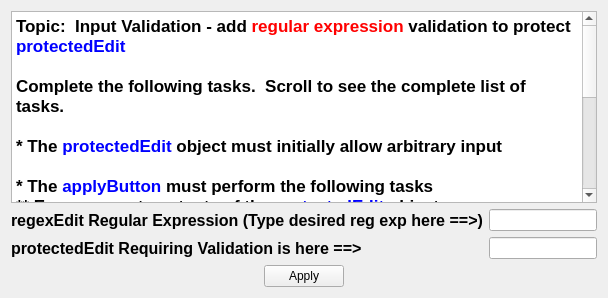
      <widget class="QWidget" name="tab_3">
       <attribute name="title">
        <string>P04</string>
       </attribute>
       <layout class="QVBoxLayout" name="verticalLayout_6">
        <item>
         <widget class="QTextBrowser" name="textBrowser_11">
          <property name="html">
           <string>&lt;!DOCTYPE HTML PUBLIC &quot;-//W3C//DTD HTML 4.0//EN&quot; &quot;http://www.w3.org/TR/REC-html40/strict.dtd&quot;&gt;
&lt;html&gt;&lt;head&gt;&lt;meta name=&quot;qrichtext&quot; content=&quot;1&quot; /&gt;&lt;style type=&quot;text/css&quot;&gt;
p, li { white-space: pre-wrap; }
&lt;/style&gt;&lt;/head&gt;&lt;body style=&quot; font-family:'Cantarell'; font-size:11pt; font-weight:400; font-style:normal;&quot;&gt;
&lt;p style=&quot; margin-top:0px; margin-bottom:0px; margin-left:0px; margin-right:0px; -qt-block-indent:0; text-indent:0px;&quot;&gt;&lt;span style=&quot; font-family:'.Lucida Grande UI'; font-size:13pt; font-weight:600;&quot;&gt;Topic:  &lt;/span&gt;&lt;span style=&quot; font-family:'.Lucida Grande UI'; font-size:13pt; font-weight:600; color:#000000;&quot;&gt;Input Validation - add &lt;/span&gt;&lt;span style=&quot; font-family:'.Lucida Grande UI'; font-size:13pt; font-weight:600; color:#ff0000;&quot;&gt;regular expression&lt;/span&gt;&lt;span style=&quot; font-family:'.Lucida Grande UI'; font-size:13pt; font-weight:600; color:#000000;&quot;&gt; validation to protect &lt;/span&gt;&lt;span style=&quot; font-family:'.Lucida Grande UI'; font-size:13pt; font-weight:600; color:#0000ff;&quot;&gt;protectedEdit&lt;/span&gt;&lt;/p&gt;
&lt;p style=&quot;-qt-paragraph-type:empty; margin-top:0px; margin-bottom:0px; margin-left:0px; margin-right:0px; -qt-block-indent:0; text-indent:0px; font-family:'.Lucida Grande UI'; font-size:13pt; font-weight:600;&quot;&gt;&lt;br /&gt;&lt;/p&gt;
&lt;p style=&quot; margin-top:0px; margin-bottom:0px; margin-left:0px; margin-right:0px; -qt-block-indent:0; text-indent:0px;&quot;&gt;&lt;span style=&quot; font-family:'.Lucida Grande UI'; font-size:13pt; font-weight:600;&quot;&gt;Complete the following tasks.  Scroll to see the complete list of tasks.&lt;/span&gt;&lt;/p&gt;
&lt;p style=&quot;-qt-paragraph-type:empty; margin-top:0px; margin-bottom:0px; margin-left:0px; margin-right:0px; -qt-block-indent:0; text-indent:0px; font-family:'.SF NS Text'; font-size:13pt;&quot;&gt;&lt;br /&gt;&lt;/p&gt;
&lt;p style=&quot; margin-top:0px; margin-bottom:0px; margin-left:0px; margin-right:0px; -qt-block-indent:0; text-indent:0px;&quot;&gt;&lt;span style=&quot; font-family:'.Lucida Grande UI'; font-size:13pt; font-weight:600; color:#000000;&quot;&gt;* The &lt;/span&gt;&lt;span style=&quot; font-family:'.Lucida Grande UI'; font-size:13pt; font-weight:600; color:#0000ff;&quot;&gt;protectedEdit&lt;/span&gt;&lt;span style=&quot; font-family:'.Lucida Grande UI'; font-size:13pt; font-weight:600; color:#000000;&quot;&gt; object must initially allow arbitrary input&lt;/span&gt;&lt;/p&gt;
&lt;p style=&quot;-qt-paragraph-type:empty; margin-top:0px; margin-bottom:0px; margin-left:0px; margin-right:0px; -qt-block-indent:0; text-indent:0px; font-family:'.Lucida Grande UI'; font-size:13pt; font-weight:600; color:#000000;&quot;&gt;&lt;br /&gt;&lt;/p&gt;
&lt;p style=&quot; margin-top:0px; margin-bottom:0px; margin-left:0px; margin-right:0px; -qt-block-indent:0; text-indent:0px;&quot;&gt;&lt;span style=&quot; font-family:'.Lucida Grande UI'; font-size:13pt; font-weight:600; color:#000000;&quot;&gt;* The &lt;/span&gt;&lt;span style=&quot; font-family:'.Lucida Grande UI'; font-size:13pt; font-weight:600; color:#0000ff;&quot;&gt;applyButton&lt;/span&gt;&lt;span style=&quot; font-family:'.Lucida Grande UI'; font-size:13pt; font-weight:600; color:#000000;&quot;&gt; must perform the following tasks&lt;/span&gt;&lt;/p&gt;
&lt;p style=&quot; margin-top:0px; margin-bottom:0px; margin-left:0px; margin-right:0px; -qt-block-indent:0; text-indent:0px;&quot;&gt;&lt;span style=&quot; font-family:'.Lucida Grande UI'; font-size:13pt; font-weight:600; color:#000000;&quot;&gt;** Erase current contents of the &lt;/span&gt;&lt;span style=&quot; font-family:'.Lucida Grande UI'; font-size:13pt; font-weight:600; color:#0000ff;&quot;&gt;protectedEdit&lt;/span&gt;&lt;span style=&quot; font-family:'.Lucida Grande UI'; font-size:13pt; font-weight:600; color:#000000;&quot;&gt; object&lt;/span&gt;&lt;/p&gt;
&lt;p style=&quot; margin-top:0px; margin-bottom:0px; margin-left:0px; margin-right:0px; -qt-block-indent:0; text-indent:0px;&quot;&gt;&lt;span style=&quot; font-family:'.Lucida Grande UI'; font-size:13pt; font-weight:600; color:#000000;&quot;&gt;** Use the regular expression typed into the &lt;/span&gt;&lt;span style=&quot; font-family:'.Lucida Grande UI'; font-size:13pt; font-weight:600; color:#0000ff;&quot;&gt;regexEdit&lt;/span&gt;&lt;span style=&quot; font-family:'.Lucida Grande UI'; font-size:13pt; font-weight:600; color:#000000;&quot;&gt; object to validate inputs into the &lt;/span&gt;&lt;span style=&quot; font-family:'.Lucida Grande UI'; font-size:13pt; font-weight:600; color:#0000ff;&quot;&gt;protectedEdit&lt;/span&gt;&lt;span style=&quot; font-family:'.Lucida Grande UI'; font-size:13pt; font-weight:600; color:#000000;&quot;&gt; object&lt;/span&gt;&lt;/p&gt;
&lt;p style=&quot;-qt-paragraph-type:empty; margin-top:0px; margin-bottom:0px; margin-left:0px; margin-right:0px; -qt-block-indent:0; text-indent:0px; font-family:'.Lucida Grande UI'; font-size:13pt; font-weight:600; color:#000000;&quot;&gt;&lt;br /&gt;&lt;/p&gt;
&lt;p style=&quot; margin-top:0px; margin-bottom:0px; margin-left:0px; margin-right:0px; -qt-block-indent:0; text-indent:0px;&quot;&gt;&lt;span style=&quot; font-family:'.Lucida Grande UI'; font-size:13pt; font-weight:600; color:#000000;&quot;&gt;* &lt;/span&gt;&lt;span style=&quot; font-family:'.Lucida Grande UI'; font-size:13pt; font-weight:600; color:#ff001e;&quot;&gt;After application of the new regular expression, &lt;/span&gt;&lt;span style=&quot; font-family:'.Lucida Grande UI'; font-size:13pt; font-weight:600; color:#0000ff;&quot;&gt;protectedEdit&lt;/span&gt;&lt;span style=&quot; font-family:'.Lucida Grande UI'; font-size:13pt; font-weight:600; color:#ff001e;&quot;&gt; must reject all inputs that do not conform to the regular expression&lt;/span&gt;&lt;/p&gt;
&lt;p style=&quot;-qt-paragraph-type:empty; margin-top:0px; margin-bottom:0px; margin-left:0px; margin-right:0px; -qt-block-indent:0; text-indent:0px; font-family:'.Lucida Grande UI'; font-size:13pt; font-weight:600; color:#0000ff;&quot;&gt;&lt;br /&gt;&lt;/p&gt;
&lt;p style=&quot; margin-top:0px; margin-bottom:0px; margin-left:0px; margin-right:0px; -qt-block-indent:0; text-indent:0px;&quot;&gt;&lt;span style=&quot; font-family:'.Lucida Grande UI'; font-size:13pt; font-weight:600; color:#000000;&quot;&gt;HINT:  the name of the objects below are &lt;/span&gt;&lt;span style=&quot; font-family:'.Lucida Grande UI'; font-size:13pt; font-weight:600; color:#0000ff;&quot;&gt;applyButton&lt;/span&gt;&lt;span style=&quot; font-family:'.Lucida Grande UI'; font-size:13pt; font-weight:600; color:#000000;&quot;&gt;, &lt;/span&gt;&lt;span style=&quot; font-family:'.Lucida Grande UI'; font-size:13pt; font-weight:600; color:#0000ff;&quot;&gt;regexEdit &lt;/span&gt;&lt;span style=&quot; font-family:'.Lucida Grande UI'; font-size:13pt; font-weight:600; color:#000000;&quot;&gt;and &lt;/span&gt;&lt;span style=&quot; font-family:'.Lucida Grande UI'; font-size:13pt; font-weight:600; color:#0000ff;&quot;&gt;protectedEdit&lt;/span&gt;&lt;/p&gt;
&lt;p style=&quot;-qt-paragraph-type:empty; margin-top:0px; margin-bottom:0px; margin-left:0px; margin-right:0px; -qt-block-indent:0; text-indent:0px; font-family:'.Lucida Grande UI'; font-size:13pt; font-weight:600; color:#000000;&quot;&gt;&lt;br /&gt;&lt;/p&gt;
&lt;p style=&quot; margin-top:0px; margin-bottom:0px; margin-left:0px; margin-right:0px; -qt-block-indent:0; text-indent:0px;&quot;&gt;&lt;span style=&quot; font-family:'.Lucida Grande UI'; font-size:13pt; font-weight:600; color:#ff0000;&quot;&gt;Do NOT use the Designer tool to modify the main form itself or you will receive&lt;/span&gt;&lt;span style=&quot; font-family:'.Lucida Grande UI'; font-size:13pt; font-weight:600; color:#000000;&quot;&gt; zero credit (0 points).&lt;/span&gt;&lt;/p&gt;&lt;/body&gt;&lt;/html&gt;</string>
          </property>
         </widget>
        </item>
        <item>
         <layout class="QGridLayout" name="gridLayout">
          <item row="0" column="0">
           <widget class="QLabel" name="label_4">
            <property name="font">
             <font>
              <pointsize>12</pointsize>
              <weight>75</weight>
              <bold>true</bold>
             </font>
            </property>
            <property name="text">
             <string>regexEdit Regular Expression (Type desired reg exp here ==&gt;)</string>
            </property>
           </widget>
          </item>
          <item row="0" column="1">
           <widget class="QLineEdit" name="regexEdit"/>
          </item>
          <item row="1" column="0">
           <widget class="QLabel" name="label_5">
            <property name="font">
             <font>
              <pointsize>12</pointsize>
              <weight>75</weight>
              <bold>true</bold>
             </font>
            </property>
            <property name="text">
             <string>protectedEdit Requiring Validation is here ==&gt;</string>
            </property>
           </widget>
          </item>
          <item row="1" column="1">
           <widget class="QLineEdit" name="protectedEdit"/>
          </item>
         </layout>
        </item>
        <item>
         <layout class="QHBoxLayout" name="horizontalLayout_4">
          <item>
           <spacer name="horizontalSpacer_4">
            <property name="orientation">
             <enum>Qt::Horizontal</enum>
            </property>
            <property name="sizeHint" stdset="0">
             <size>
              <width>40</width>
              <height>20</height>
             </size>
            </property>
           </spacer>
          </item>
          <item>
           <widget class="QPushButton" name="applyButton">
            <property name="text">
             <string>Apply</string>
            </property>
           </widget>
          </item>
          <item>
           <spacer name="horizontalSpacer_5">
            <property name="orientation">
             <enum>Qt::Horizontal</enum>
            </property>
            <property name="sizeHint" stdset="0">
             <size>
              <width>40</width>
              <height>20</height>
             </size>
            </property>
           </spacer>
          </item>
         </layout>
        </item>
       </layout>
      </widget>
